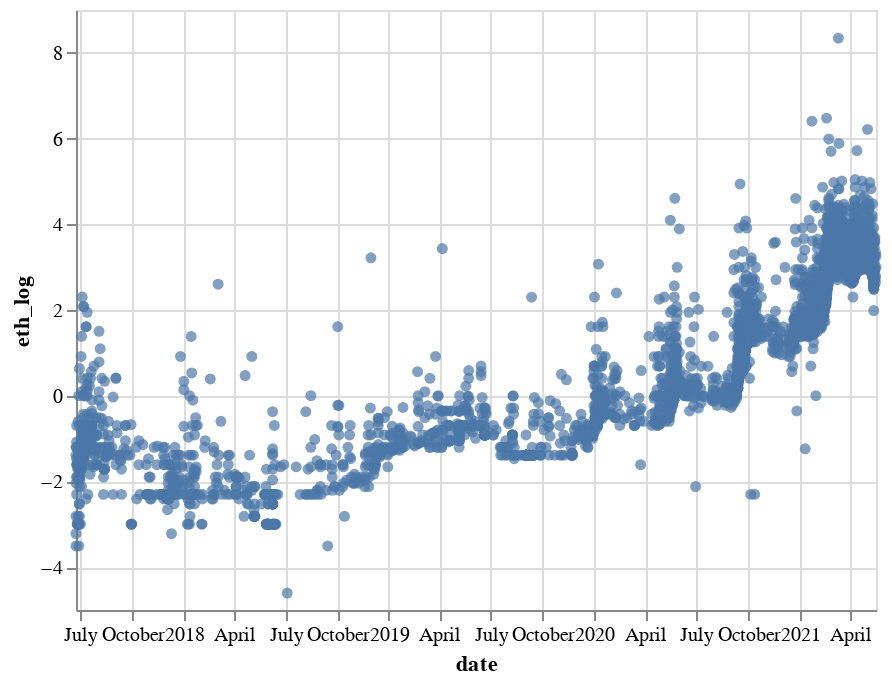

Source (notebook cell):
### Code cell
alt.Chart(sold).encode(x="date", y="eth_log").mark_circle()

### Figure 1 — Vega-Lite specification as saved in the notebook (floating-point values rounded to 4 significant figures; data arrays with more than 128 entries replaced by an {"elided": "..."} marker saying what was removed)
{"config": {"view": {"continuousWidth": 400, "continuousHeight": 300}}, "data": {"name": "data-d9d1fa102706088e9cae901c06be05c7"}, "mark": "circle", "encoding": {"x": {"type": "temporal", "field": "date"}, "y": {"type": "quantitative", "field": "eth_log"}}, "$schema": "https://vega.github.io/schema/vega-lite/v4.8.1.json", "datasets": {"data-d9d1fa102706088e9cae901c06be05c7": {"elided": "5000 records"}}}
